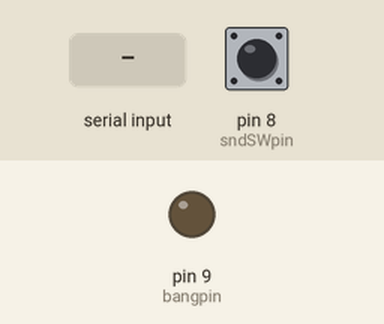
Simulated run of this sketch. Board: Arduino Uno, built with avr-gcc and run on an emulated ATmega328P. On the bench: output pins drawn as LEDs (lit = HIGH). The inputs (shaded band) are chosen by the test bench; at power-on: pin 8 (sndSWpin) HIGH. What the sketch prints to the serial monitor is not drawn.

Above: at 1.2 s.
1.3 s: byte 30 received over Serial
3.2 s: pin 8 (sndSWpin) pulled LOW for 0.15 s
5.4 s: pin 8 (sndSWpin) pulled LOW for 1 s
8.3 s: pin 8 (sndSWpin) pulsed LOW 2 times (0.12 s each, 0.3 s apart)
10.5 s: pin 8 (sndSWpin) pulsed LOW 5 times (0.12 s each, 0.3 s apart)
Timing chart, 0 to 13.5 s (numbered marks = the images above; inputs shaded):
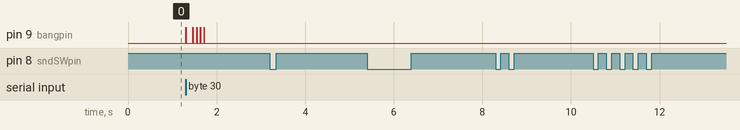

Measured:
- after the input at 1.3 s, pin 9 (bangpin): goes HIGH 0.01 s, LOW 0.16 s, 3 × (HIGH 0.01 s, LOW 0.07 s), HIGH 0.01 s, then LOW, starting at once
- after the input at 3.2 s, every drawn part: stays the same
- after the input at 5.4 s, every drawn part: stays the same
- after the input at 8.3 s, every drawn part: stays the same
- after the input at 10.5 s, every drawn part: stays the same

The sketch:

serialBang.ino
```cpp
#include <MsTimer2.h>

const int bangpin =  9;      // the number of the LED pin
const int sndSWpin = 8;      // the number of the sound switch pin
const int bps = 12;
float deltime = 1000 / bps;
int sendByte = 0;         // incoming serial byte

int count = 0;
bool bReading = 0;
int t = 0;
int val = 0;


void bang(int pin) {
  digitalWrite(pin, HIGH);
  delay(10);
  digitalWrite(pin, LOW);
  delay(deltime - 10);
}

void sendBang(int sendByte) {
  bang(bangpin);  // start bang
  for (int i = 0; i < 8; i++) {
    if ((sendByte >> i) & 0b1) {
      bang(bangpin);
    } else {
      delay(deltime);
    }
  }
  delay(deltime);  // stop bit
}

void readBit() {
//  Serial.write(!t);
  val += (!t << count);
  count++;
  t = 1;
  if (count == 8) {
    MsTimer2::stop();
    bReading = 0;
  }
}

int receiveBang() {
//  Serial.println("start");
  count = 0;
  val = 0;
  bReading = 1;
  delay(deltime*0.5);
  MsTimer2::start();
  while (bReading) {
    int state = digitalRead(sndSWpin);
//    Serial.print(state);
    if (!state) {
      t = 0;
    }
//    Serial.print(t);
//    Serial.println(" loop");
    delay(1);
  }
//  Serial.println("end");
  return val;
}

void setup() {
  Serial.begin(9600);
  while (!Serial) {
    ; // wait for serial port to connect. Needed for native USB port only
  }
  // initialize the LED pin as an output:
  pinMode(bangpin, OUTPUT);
  pinMode(sndSWpin, INPUT);

  MsTimer2::set(deltime, readBit);
}

void loop() {
  int sndSWstate = digitalRead(sndSWpin);
  delay(1);

  if (!sndSWstate && !bReading) {
    int inByte = receiveBang();
    Serial.write(inByte);
//    Serial.println("");
  }

  if (Serial.available() > 0) {
    sendByte = Serial.read();
    sendBang(sendByte);
  }
}
```
